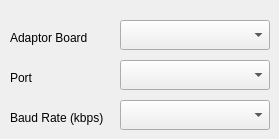
           <widget class="QWidget" name="page_can">
            <widget class="QLabel" name="label_15">
             <property name="geometry">
              <rect>
               <x>10</x>
               <y>30</y>
               <width>91</width>
               <height>16</height>
              </rect>
             </property>
             <property name="text">
              <string>Adaptor Board</string>
             </property>
            </widget>
            <widget class="QComboBox" name="cmbAdaptor">
             <property name="geometry">
              <rect>
               <x>120</x>
               <y>20</y>
               <width>150</width>
               <height>30</height>
              </rect>
             </property>
            </widget>
            <widget class="QLabel" name="label_16">
             <property name="geometry">
              <rect>
               <x>10</x>
               <y>70</y>
               <width>91</width>
               <height>16</height>
              </rect>
             </property>
             <property name="text">
              <string>Port</string>
             </property>
            </widget>
            <widget class="QComboBox" name="cmbPortCan">
             <property name="geometry">
              <rect>
               <x>120</x>
               <y>60</y>
               <width>150</width>
               <height>30</height>
              </rect>
             </property>
            </widget>
            <widget class="QComboBox" name="cmbBaudrateCan">
             <property name="geometry">
              <rect>
               <x>120</x>
               <y>100</y>
               <width>150</width>
               <height>30</height>
              </rect>
             </property>
            </widget>
            <widget class="QLabel" name="label_17">
             <property name="geometry">
              <rect>
               <x>10</x>
               <y>110</y>
               <width>101</width>
               <height>16</height>
              </rect>
             </property>
             <property name="text">
              <string>Baud Rate (kbps)</string>
             </property>
            </widget>
           </widget>
